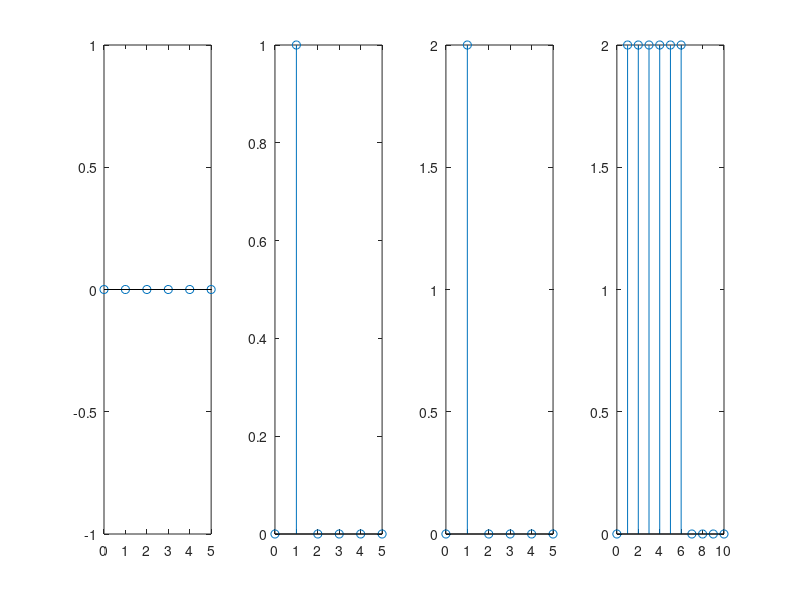

The MATLAB source for this figure:
x1=[1 0 0 0 0 0];
x2=[0 1 0 0 0 0];
x3=[1 2 0 0 0 0];

n=0:5;

z1=n.*x1;
z2=n.*x2;
z3=n.*x3;
z4=conv(z1+2,z2);

n4=0:10;
subplot(1,4,1);
stem(n,z1);
subplot(1,4,2);
stem(n,z2);
subplot(1,4,3);
stem(n,z3);
subplot(1,4,4);
stem(n4,z4);
